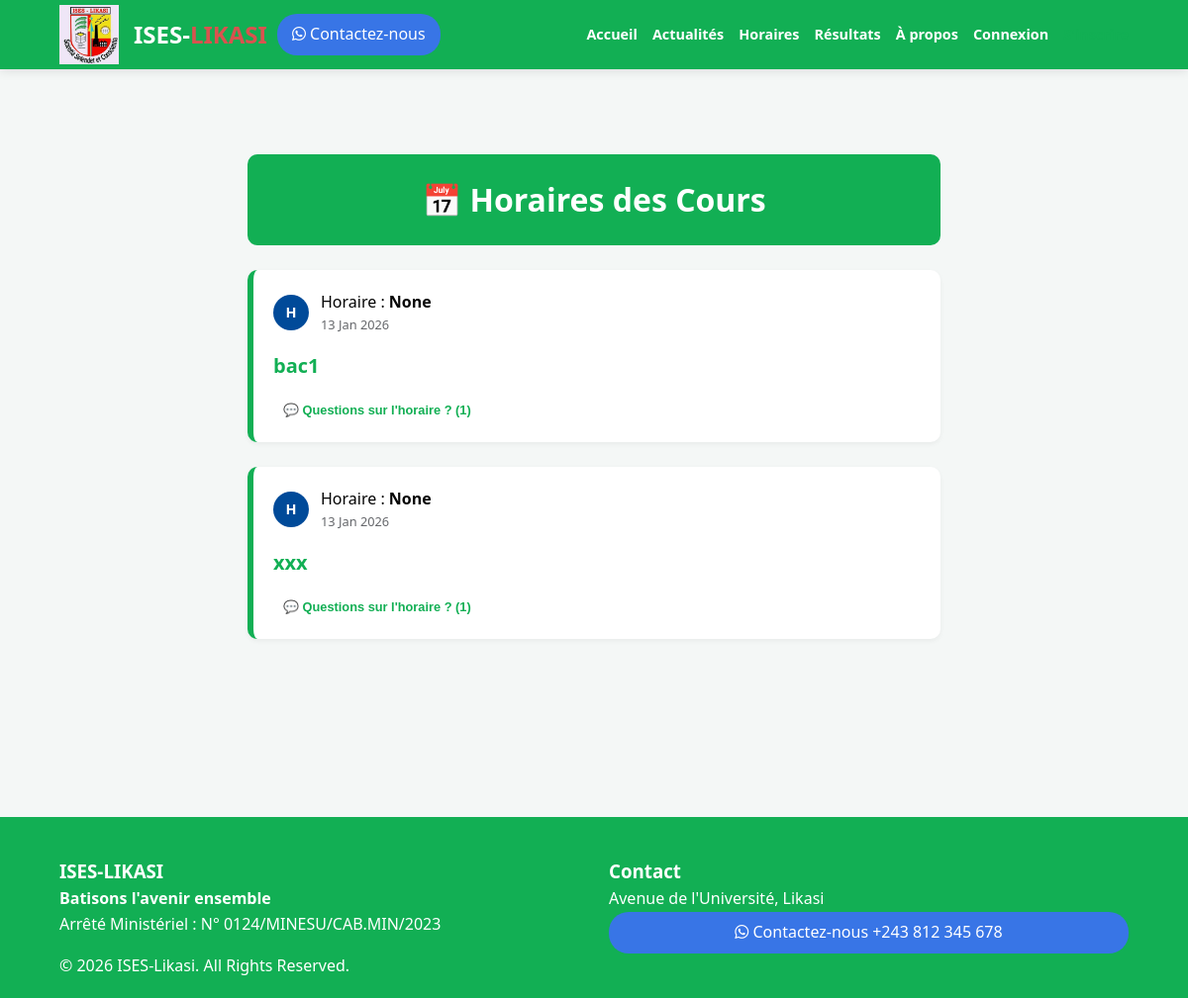
The app's page /schedules/ with its own data.
### portal/models.py (models this page shows)
class Post(models.Model):
    POST_TYPES = (
        ('GENERAL', 'Publication Générale'),
        ('NEWS', 'Communiqué Officiel'),
        ('SCHEDULE', 'Horaire de Cours'),
    )
    author = models.ForeignKey(User, on_delete=models.CASCADE)
    post_type = models.CharField(max_length=10, choices=POST_TYPES, default='GENERAL')
    title = models.CharField(max_length=200)
    content = models.TextField()
    promotion = models.ForeignKey(Promotion, on_delete=models.CASCADE, blank=True, null=True)
    image = models.ImageField(upload_to='posts/', blank=True, null=True)
    video = models.FileField(upload_to='videos/', blank=True, null=True)
    document_pdf = models.FileField(upload_to='documents/', blank=True, null=True)
    created_at = models.DateTimeField(auto_now_add=True)
    likes = models.ManyToManyField(User, related_name='post_likes', blank=True)

### portal/views.py (the view)
# urls.py: path('schedules/', views.schedules_view, name='schedules'),
def schedules_view(request):
    posts = Post.objects.filter(post_type='SCHEDULE').order_by('-created_at')
    return render(request, 'portal/schedules.html', {'posts': posts})

### portal/templates/portal/schedules.html (shortened to what this page needs)
{% extends 'portal/base.html' %}
{% block content %}
<div class="feed-container">
    <div class="page-header-box" style="background: var(--blue); color: white; padding: 20px; border-radius: 10px; margin-bottom: 25px; text-align: center;">
        <h1>📅 Horaires des Cours</h1>
    </div>
    {% for post in posts %}
    <div class="post-card" style="border-left: 6px solid var(--blue);">
        <div class="post-header-meta">
            <div class="fb-avatar">H</div>
            <div class="post-info">
                <span class="post-author-name">Horaire : <strong>{{ post.promotion }}</strong></span>
                <span class="post-date">{{ post.created_at|date:"d M Y" }}</span>
            </div>
        </div>
        <div class="post-content">
            <h2 class="post-title">{{ post.title }}</h2>
        </div>
        <div class="fb-comments-wrapper" style="margin-top: 15px;">
            <button type="button" class="interaction-btn" onclick="toggleComments('{{ post.id }}')" style="font-size: 0.8rem; color: var(--blue);">
                💬 Questions sur l'horaire ? ({{ post.comments.count }})
            </button>
        </div>
    </div>
    {% endfor %}
</div>
{% endblock %}

### portal/static/portal/css/style.css (style rules this page uses)
:root { --blue: rgb(18, 175, 84); --red: #d9534f; --light: #f4f7f6; --white: #ffffff; }
* { margin: 0; padding: 0; box-sizing: border-box; }
body { font-family: 'Segoe UI', sans-serif; background: var(--light); color: #333; line-height: 1.6; }
.feed-container { max-width: 700px; margin: auto; }
.post-card { background: white; border-radius: 10px; padding: 20px; margin-bottom: 25px; box-shadow: 0 2px 5px rgba(0,0,0,0.05); }
.post-header-meta { display: flex; gap: 12px; align-items: center; margin-bottom: 15px; }
.post-info { display: flex; flex-direction: column; }
.post-author-name { font-size: 1rem; color: #050505; }
.post-date { font-size: 0.8rem; color: #65676b; }
.post-title { font-size: 1.25rem; margin-bottom: 10px; color: var(--blue); }
.interaction-btn { background: none; border: none; color: #65676b; font-weight: 600; cursor: pointer; padding: 5px 10px; border-radius: 5px; }
.fb-avatar { width: 36px; height: 36px; background: #004a99; color: white; border-radius: 50%; display: flex; align-items: center; justify-content: center; font-weight: bold; font-size: 0.9rem; flex-shrink: 0; }

### records on screen
Post: promotion "None", created_at "13 Jan 2026", title "bac1", comments.count "1"
Post: promotion "None", created_at "13 Jan 2026", title "xxx", comments.count "1"
